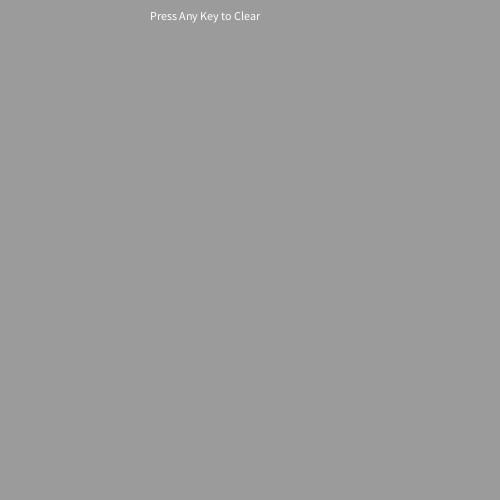
Frame 1 (no input)
Frame 60 (the mouse pressed at the canvas centre just before this capture): identical to frame 1, image omitted
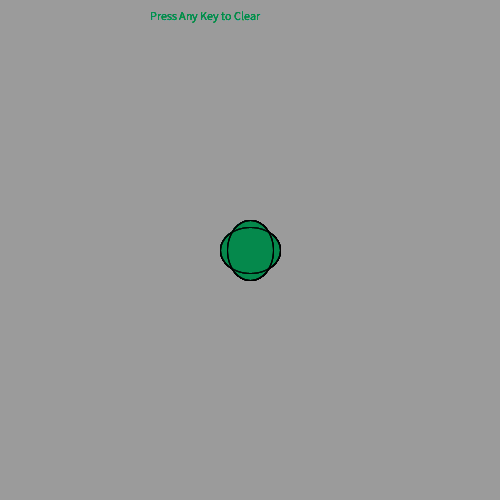
Frame 120 (the mouse held since frame 60 and released just before this capture)

The Processing sketch that drew these frames (run headless with seeded random() and noise(); from frame 60 on, the mouse is pressed at the canvas centre):

// Processing sketch: Joleane_Walker_Assignment_1
// ── Joleane_Walker_Assignment_1.pde
// Assignment 1 Dynamic Drawing [ due April 7 @ 8:59am ]
//Art 22 - SPring 2020
//Author: Joleane R Walker
//text, keyPressed were found on the processing examples page
//variables
String Text= "Click mouse to change Color";
//setup 
void setup(){
  size(500,500); //create window 500x500
  background(155);
}

//draw stuff
void draw(){
  text("Press Any Key to Clear",150,20);//found function on https://processing.org/examples/words.html
  if (keyPressed){//If a keyboard key is pressed it will clear the drawing 
    background(155);//reset to black
  }
  else {
    if(mouseY>50){
      ellipse(mouseX, mouseY, 60, 46);  
      if (mousePressed) {
          fill(0,130,73,25);//change fill color to green when mouse button is pressed rgbA - A=alpha transparency
           ellipse(mouseX, mouseY, 46, 60);//change primitive size & shape on click
      } else {
        fill(153,0,5,80); //make shap red
      }  
    }
    else{
      fill(153,0,5,0); //makes it so area above the 50pixels on the y axis is clear so you can always see the text
    }
  }
}
